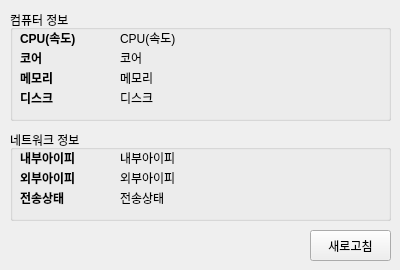
<?xml version="1.0" encoding="UTF-8"?>
<ui version="4.0">
 <class>Form</class>
 <widget class="QWidget" name="Form">
  <property name="geometry">
   <rect>
    <x>0</x>
    <y>0</y>
    <width>400</width>
    <height>270</height>
   </rect>
  </property>
  <property name="minimumSize">
   <size>
    <width>400</width>
    <height>270</height>
   </size>
  </property>
  <property name="maximumSize">
   <size>
    <width>400</width>
    <height>270</height>
   </size>
  </property>
  <property name="windowTitle">
   <string>내 컴퓨터 정보</string>
  </property>
  <widget class="QGroupBox" name="groupBox">
   <property name="geometry">
    <rect>
     <x>10</x>
     <y>10</y>
     <width>381</width>
     <height>111</height>
    </rect>
   </property>
   <property name="title">
    <string>컴퓨터 정보</string>
   </property>
   <widget class="QLabel" name="label_2">
    <property name="geometry">
     <rect>
      <x>10</x>
      <y>40</y>
      <width>91</width>
      <height>16</height>
     </rect>
    </property>
    <property name="styleSheet">
     <string notr="true">font-weight: bold;</string>
    </property>
    <property name="text">
     <string>코어</string>
    </property>
   </widget>
   <widget class="QLabel" name="lblMemory">
    <property name="geometry">
     <rect>
      <x>110</x>
      <y>60</y>
      <width>261</width>
      <height>16</height>
     </rect>
    </property>
    <property name="text">
     <string>메모리</string>
    </property>
   </widget>
   <widget class="QLabel" name="label_3">
    <property name="geometry">
     <rect>
      <x>10</x>
      <y>60</y>
      <width>91</width>
      <height>16</height>
     </rect>
    </property>
    <property name="styleSheet">
     <string notr="true">font-weight: bold;</string>
    </property>
    <property name="text">
     <string>메모리</string>
    </property>
   </widget>
   <widget class="QLabel" name="lblCPU">
    <property name="geometry">
     <rect>
      <x>110</x>
      <y>20</y>
      <width>261</width>
      <height>16</height>
     </rect>
    </property>
    <property name="text">
     <string>CPU(속도) </string>
    </property>
   </widget>
   <widget class="QLabel" name="lblDisk">
    <property name="geometry">
     <rect>
      <x>110</x>
      <y>80</y>
      <width>261</width>
      <height>16</height>
     </rect>
    </property>
    <property name="text">
     <string>디스크</string>
    </property>
   </widget>
   <widget class="QLabel" name="label">
    <property name="geometry">
     <rect>
      <x>10</x>
      <y>20</y>
      <width>91</width>
      <height>16</height>
     </rect>
    </property>
    <property name="styleSheet">
     <string notr="true">font-weight: bold;</string>
    </property>
    <property name="text">
     <string>CPU(속도) </string>
    </property>
   </widget>
   <widget class="QLabel" name="lblCore">
    <property name="geometry">
     <rect>
      <x>110</x>
      <y>40</y>
      <width>261</width>
      <height>16</height>
     </rect>
    </property>
    <property name="text">
     <string>코어</string>
    </property>
   </widget>
   <widget class="QLabel" name="label_4">
    <property name="geometry">
     <rect>
      <x>10</x>
      <y>80</y>
      <width>91</width>
      <height>16</height>
     </rect>
    </property>
    <property name="styleSheet">
     <string notr="true">font-weight: bold;</string>
    </property>
    <property name="text">
     <string>디스크</string>
    </property>
   </widget>
  </widget>
  <widget class="QGroupBox" name="groupBox_2">
   <property name="geometry">
    <rect>
     <x>10</x>
     <y>130</y>
     <width>381</width>
     <height>91</height>
    </rect>
   </property>
   <property name="title">
    <string>네트워크 정보</string>
   </property>
   <widget class="QLabel" name="label_5">
    <property name="geometry">
     <rect>
      <x>10</x>
      <y>40</y>
      <width>91</width>
      <height>16</height>
     </rect>
    </property>
    <property name="styleSheet">
     <string notr="true">font-weight: bold;</string>
    </property>
    <property name="text">
     <string>외부아이피</string>
    </property>
   </widget>
   <widget class="QLabel" name="lblNetStat">
    <property name="geometry">
     <rect>
      <x>110</x>
      <y>60</y>
      <width>261</width>
      <height>16</height>
     </rect>
    </property>
    <property name="text">
     <string>전송상태</string>
    </property>
   </widget>
   <widget class="QLabel" name="label_6">
    <property name="geometry">
     <rect>
      <x>10</x>
      <y>60</y>
      <width>91</width>
      <height>16</height>
     </rect>
    </property>
    <property name="styleSheet">
     <string notr="true">font-weight: bold;</string>
    </property>
    <property name="text">
     <string>전송상태</string>
    </property>
   </widget>
   <widget class="QLabel" name="lblInnerNet">
    <property name="geometry">
     <rect>
      <x>110</x>
      <y>20</y>
      <width>261</width>
      <height>16</height>
     </rect>
    </property>
    <property name="text">
     <string>내부아이피</string>
    </property>
   </widget>
   <widget class="QLabel" name="label_7">
    <property name="geometry">
     <rect>
      <x>10</x>
      <y>20</y>
      <width>91</width>
      <height>16</height>
     </rect>
    </property>
    <property name="styleSheet">
     <string notr="true">font-weight: bold;</string>
    </property>
    <property name="text">
     <string>내부아이피</string>
    </property>
   </widget>
   <widget class="QLabel" name="lblExtraNet">
    <property name="geometry">
     <rect>
      <x>110</x>
      <y>40</y>
      <width>261</width>
      <height>16</height>
     </rect>
    </property>
    <property name="text">
     <string>외부아이피</string>
    </property>
   </widget>
  </widget>
  <widget class="QPushButton" name="btnRefresh">
   <property name="geometry">
    <rect>
     <x>310</x>
     <y>230</y>
     <width>81</width>
     <height>31</height>
    </rect>
   </property>
   <property name="text">
    <string>새로고침</string>
   </property>
  </widget>
 </widget>
 <resources/>
 <connections/>
</ui>
